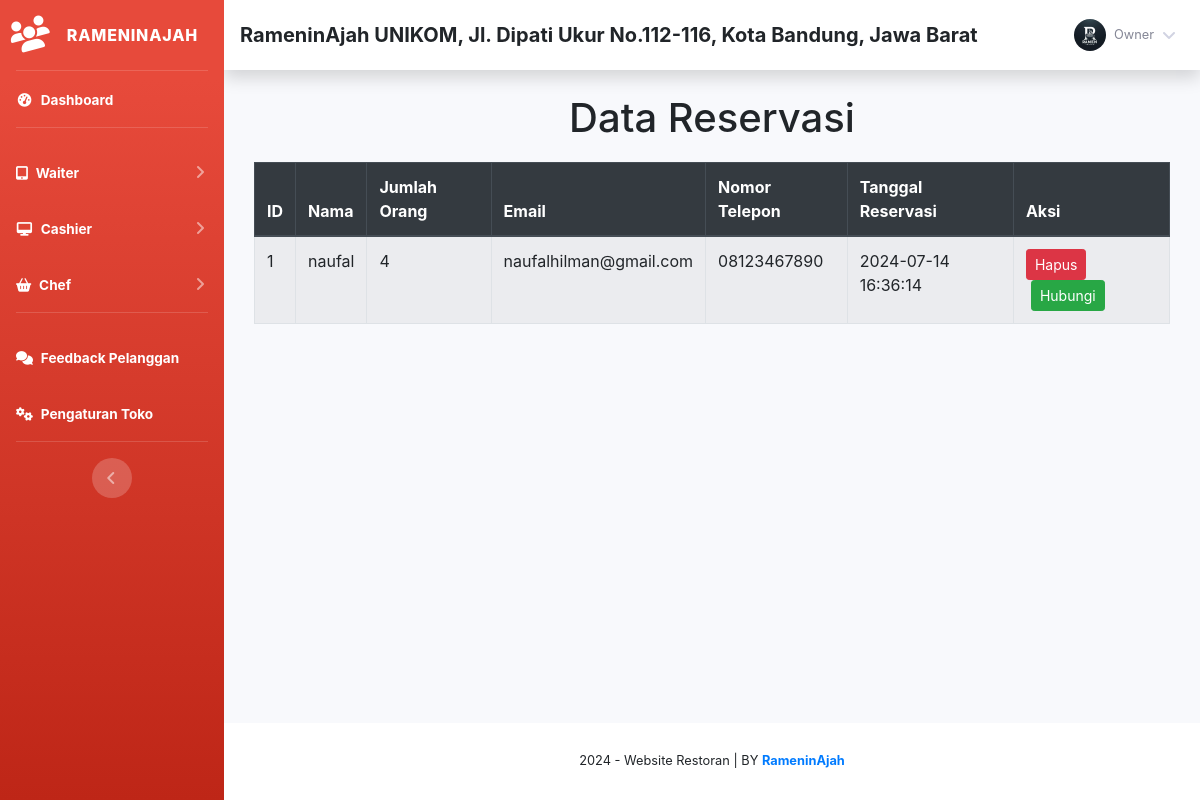
The page /Assets/php/index.php?page=reservasi (signed in) on the database as committed earlier.
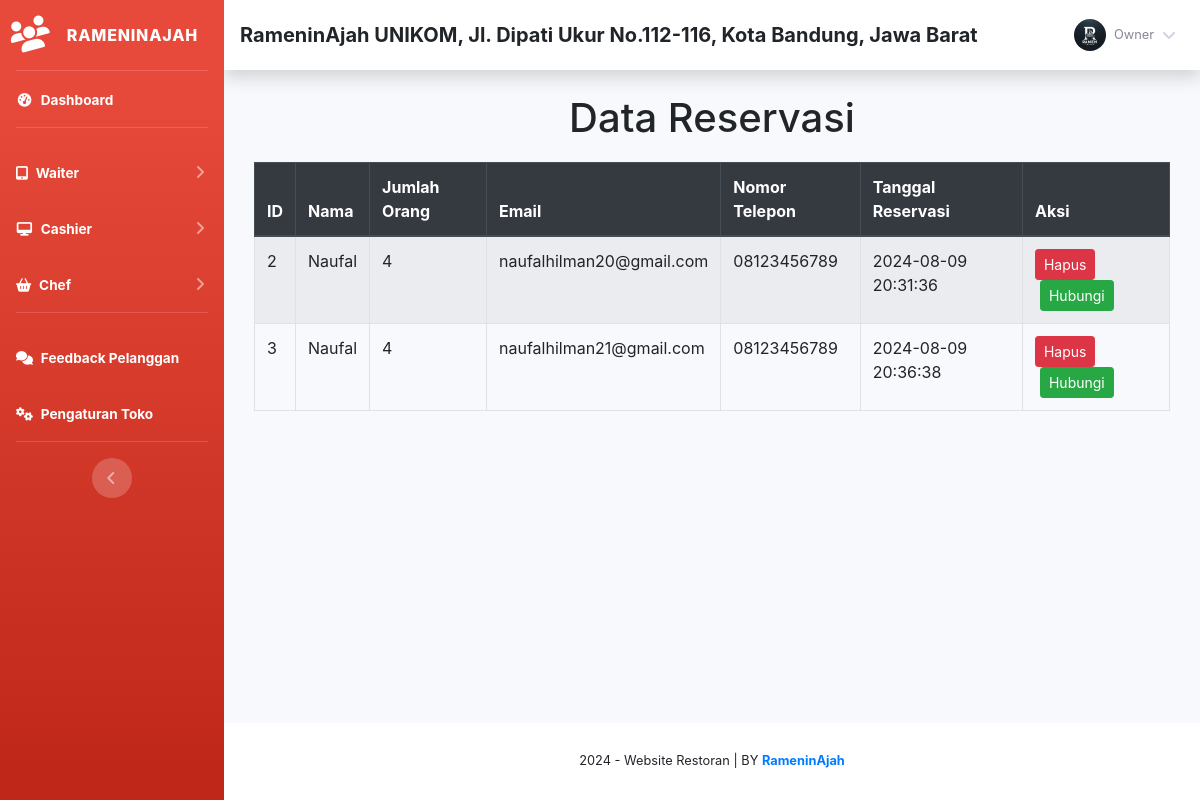
The same page on the database as committed later.
### tables this page shows
CREATE TABLE `toko` (
  `id_toko` int(11) NOT NULL AUTO_INCREMENT,
  `nama_toko` varchar(255) NOT NULL,
  `alamat_toko` text NOT NULL,
  `tlp` varchar(255) NOT NULL,
  `nama_pemilik` varchar(255) NOT NULL,
  PRIMARY KEY (`id_toko`)
);

CREATE TABLE `member` (
  `id_member` int(11) NOT NULL AUTO_INCREMENT,
  `nm_member` varchar(255) NOT NULL,
  `alamat_member` text NOT NULL,
  `telepon` varchar(255) NOT NULL,
  `email` varchar(255) NOT NULL,
  `gambar` text NOT NULL,
  `NIK` text NOT NULL,
  PRIMARY KEY (`id_member`)
);

CREATE TABLE `reservasi` (
  `id_reservasi` int(11) NOT NULL AUTO_INCREMENT,
  `nama` varchar(100) NOT NULL,
  `jumlah_orang` int(11) NOT NULL,
  `email` varchar(100) NOT NULL,
  `nomor_telepon` varchar(15) NOT NULL,
  `tanggal_reservasi` timestamp NOT NULL DEFAULT current_timestamp(),
  PRIMARY KEY (`id_reservasi`)
);

### Assets/php/admin/module/reservasi/index.php (the view, shortened to what this page needs)
<?php
$servername = "localhost";
$username = "root";
$password = "";
$dbname = "db_toko";
$conn = new mysqli($servername, $username, $password, $dbname);
$sql = "SELECT * FROM reservasi";
$result = $conn->query($sql);
?>
<!DOCTYPE html>
<html>
<head>
  <link href="https://stackpath.bootstrapcdn.com/bootstrap/4.5.2/css/bootstrap.min.css" rel="stylesheet">
</head>
<body>
  <div class="container">
    <h1 class="text-center">Data Reservasi</h1>
    <table class="table table-bordered table-striped">
      <thead class="thead-dark">
        <tr>
          <th>ID</th>
          <th>Nama</th>
          <th>Jumlah Orang</th>
          <th>Email</th>
          <th>Nomor Telepon</th>
          <th>Tanggal Reservasi</th>
          <th>Aksi</th>
        </tr>
      </thead>
      <tbody>
        <?php
        if ($result->num_rows > 0) {
          while($row = $result->fetch_assoc()) {
            echo "<tr>
                    <td>" . $row["id_reservasi"]. "</td>
                    <td>" . $row["nama"]. "</td>
                    <td>" . $row["jumlah_orang"]. "</td>
                    <td>" . $row["email"]. "</td>
                    <td>" . $row["nomor_telepon"]. "</td>
                    <td>" . $row["tanggal_reservasi"]. "</td>
                    <td>
                      <form method='POST' action='' style='display:inline-block;'>
                        <input type='hidden' name='delete_id' value='" . $row["id_reservasi"]. "'>
                        <button type='submit' class='btn btn-danger btn-sm'>Hapus</button>
                      </form>
                      <a href='https://wa.me/" . $row["nomor_telepon"]. "' target='_blank' class='btn btn-success btn-sm' style='margin-left: 5px;'>Hubungi</a>
                    </td>
                  </tr>";
          }
        } else {
          echo "<tr><td colspan='7' class='text-center'>Tidak ada data reservasi</td></tr>";
        }
        ?>
      </tbody>
    </table>
  </div>
</body>
</html>

### Assets/php/index.php (shortened to what this page needs)
<?php
	if(!empty($_SESSION['admin'])){
		require 'config.php';
		$lihat = new view($config);
		$toko = $lihat -> toko();
			include 'admin/template/header.php';
			include 'admin/template/sidebar.php';
				if(!empty($_GET['page'])){
					include 'admin/module/'.$_GET['page'].'/index.php';
				}else{
					include 'admin/template/home.php';
				}
			include 'admin/template/footer.php';
	}else{
		echo '<script>window.location="login.php";</script>';
		exit;
	}
?>

### Assets/php/admin/template/header.php (shortened to what this page needs)
<!DOCTYPE html>
<html lang="en">
<head>
    <link href="sb-admin/vendor/fontawesome-free/css/all.min.css" rel="stylesheet" type="text/css">
    <link href="sb-admin/css/sb-admin-2.min.css" rel="stylesheet">
    <link rel="stylesheet" href="sb-admin/vendor/datatables/dataTables.bootstrap4.css" />
</head>
<body id="page-top">
    <div id="wrapper">

### Assets/php/admin/template/sidebar.php (shortened to what this page needs)
<?php
    $id = $_SESSION['admin']['id_member'];
    $role_id = $_SESSION['admin']['role_id'];
    $hasil_profil = $lihat->member_edit($id);
?>
<ul class="navbar-nav bg-gradient-danger sidebar sidebar-dark accordion" id="accordionSidebar">
    <a class="sidebar-brand d-flex align-items-center justify-content-center" href="index.php">
        <div class="sidebar-brand-icon rotate-n-15">
            <i class="fa fa-users"></i>
        </div>
        <div class="sidebar-brand-text mx-3">RameninAjah<sup></sup></div>
    </a>
    <hr class="sidebar-divider my-0">
    <?php if ($role_id == 1) {  ?>
    <li class="nav-item active">
        <a class="nav-link" href="index.php">
            <i class="fas fa-fw fa-tachometer-alt"></i>
            <span>Dashboard</span></a>
    </li>
    <?php } ?>
    <hr class="sidebar-divider">
    <?php if ($role_id == 1 || $role_id == 2) {  ?>
    <li class="nav-item active">
        <a class="nav-link collapsed" href="#" data-toggle="collapse" data-target="#collapseTwo" aria-expanded="true"
            aria-controls="collapseTwo">
            <i class="fa fa-tablet"></i>
            <span>Waiter</span>
        </a>
    </li>
    <?php } ?>
    <?php if ($role_id == 1 || $role_id == 3) {  ?>
    <li class="nav-item active">
        <a class="nav-link collapsed" href="#" data-toggle="collapse" data-target="#collapse3" aria-expanded="true"
            aria-controls="collapse3">
            <i class="fas fa-fw fa-desktop"></i>
            <span>Cashier</span>
        </a>
    </li>
    <?php } ?>
    <?php if ($role_id == 1 || $role_id == 4) {  ?>
    <li class="nav-item active">
        <a class="nav-link collapsed" href="#" data-toggle="collapse" data-target="#collapse4" aria-expanded="true"
            aria-controls="collapse4">
            <i class="fa fa-shopping-basket"></i>
            <span>Chef</span>
        </a>
    </li>
    <?php } ?>
    <?php if (in_array($role_id, [1, 2, 3, 4])) {  ?>
    <hr class="sidebar-divider">
    <li class="nav-item active">
        <a class="nav-link" href="index.php?page=feedback">
            <i class="fa fa-comments"></i>
            <span>Feedback Pelanggan</span></a>
    </li>
    <?php } ?>
    <?php if ($role_id == 1) {  ?>
    <li class="nav-item active">
        <a class="nav-link" href="index.php?page=pengaturan">
            <i class="fas fa-fw fa-cogs"></i>
            <span>Pengaturan Toko</span></a>
    </li>
    <?php } ?>
    <hr class="sidebar-divider d-none d-md-block">
    <div class="text-center d-none d-md-inline">
        <button class="rounded-circle border-0" id="sidebarToggle"></button>
    </div>
</ul>
<div id="content-wrapper" class="d-flex flex-column">
    <div id="content">
        <nav class="navbar navbar-expand navbar-light bg-white topbar mb-4 static-top shadow">
            <h5 class="d-lg-block d-none mt-2"><b><?php echo $toko['nama_toko'];?>, <?php echo $toko['alamat_toko'];?></b></h5>
            <ul class="navbar-nav ml-auto">
                <li class="nav-item dropdown no-arrow">
                    <a class="nav-link dropdown-toggle" href="#" id="userDropdown" role="button" data-toggle="dropdown"
                        aria-haspopup="true" aria-expanded="false">
                        <img class="img-profile rounded-circle"
                            src="assets/img/user/<?php echo $hasil_profil['gambar'];?>">
                        <span
                            class="mr-2 d-none d-lg-inline text-gray-600 small ml-2"><?php echo $hasil_profil['nm_member'];?></span>
                        <i class="fas fa-angle-down"></i>
                    </a>
                </li>
            </ul>
        </nav>
        <div class="container-fluid">

### Assets/php/admin/template/footer.php (shortened to what this page needs)
 </div>
 </div>
 <footer class="sticky-footer bg-white">
     <div class="container my-auto">
         <div class="copyright text-center my-auto">
             <span>
                 <?php echo date('Y');?> - Website Restoran |
                 BY <b><a href="https://RameninAjah.com" target="_blank">RameninAjah</a></b>
             </span>
         </div>
     </div>
 </footer>
 </div>
 </div>
</body>
</html>

### Assets/php/admin/module/reservasi/index.php (style rules this page uses)
table { margin-top: 20px; }

Rows that differ between the two databases and show on the page:
removed reservasi: id_reservasi "1", nama "naufal", jumlah_orang "4", email "naufalhilman@gmail.com", nomor_telepon "08123467890", tanggal_reservasi "2024-07-14 16:36:14"
added reservasi: id_reservasi "2", nama "Naufal", jumlah_orang "4", email "naufalhilman20@gmail.com", nomor_telepon "08123456789", tanggal_reservasi "2024-08-09 20:31:36"
added reservasi: id_reservasi "3", nama "Naufal", jumlah_orang "4", email "naufalhilman21@gmail.com", nomor_telepon "08123456789", tanggal_reservasi "2024-08-09 20:36:38"
